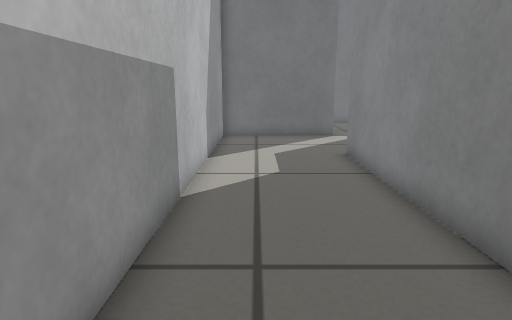
view 1 (above)

19 first-person views from a walk through a world built for the Gazebo simulator. The camera is 0.46 m above the floor, tilts 12° down and sees 75° across. The floor is counted in squares, 0.2 m on a side. Each view is taken from the middle of a square. On the plan, view 1 faces up. The plan holds only what a view shows up to about 19 squares ahead; the rest is blank.

view 2
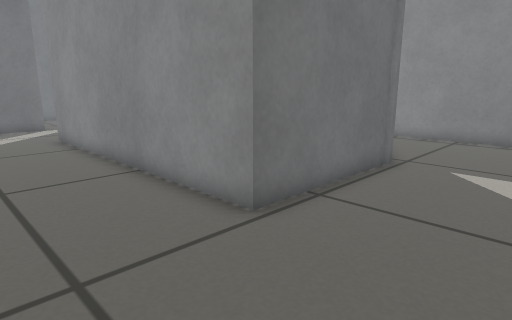

view 3
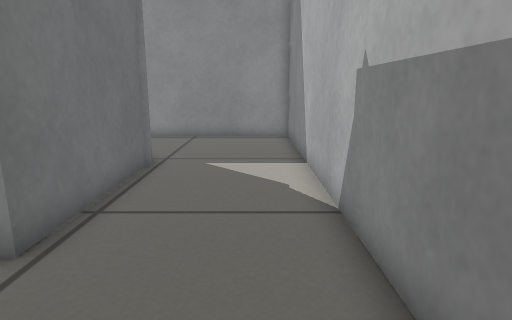

view 4
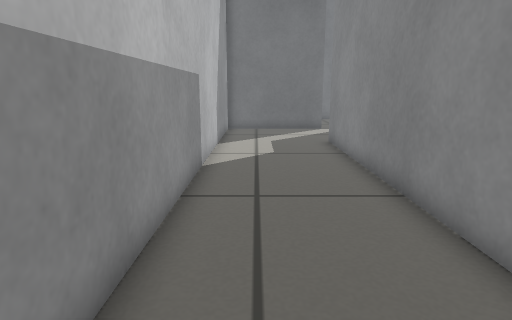

view 5
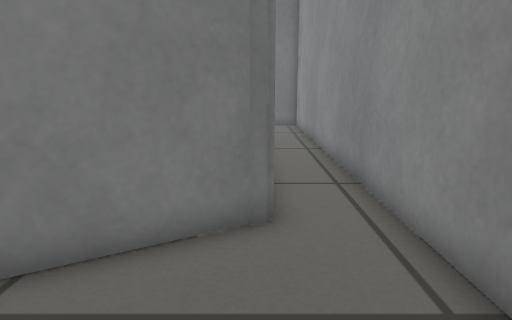

view 6
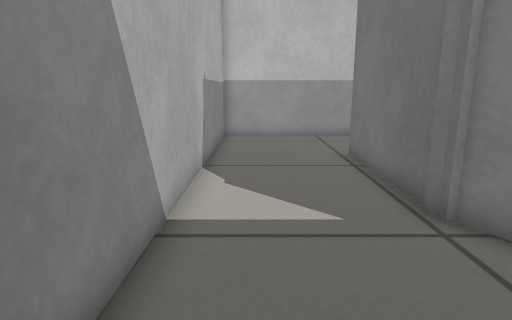

view 7
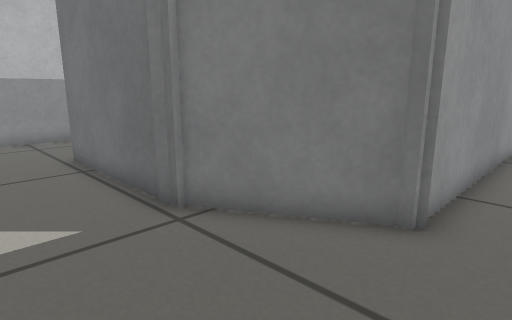

view 8
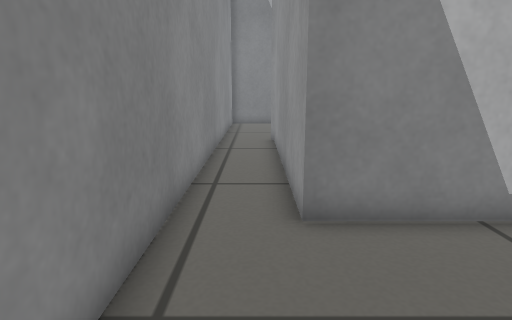

view 9
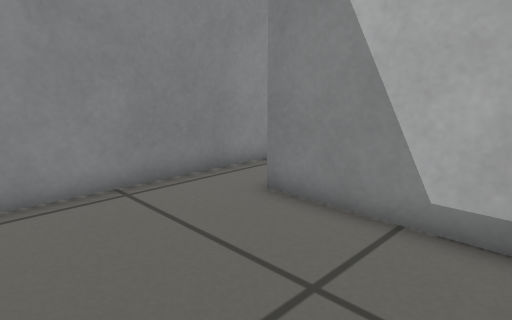

view 10
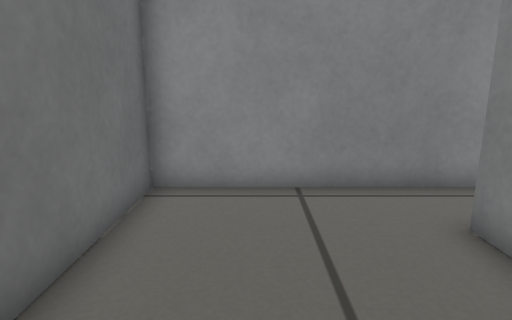

view 11
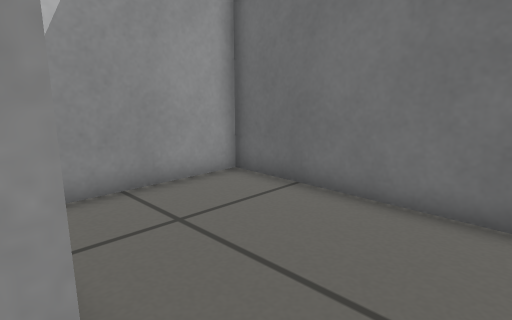

view 12
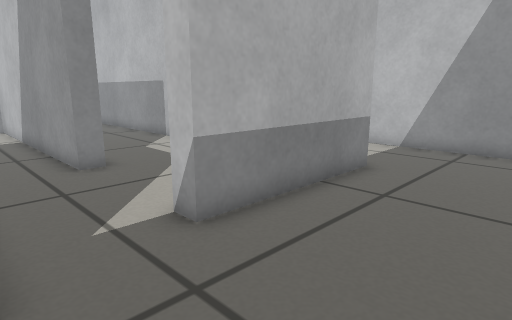

view 13
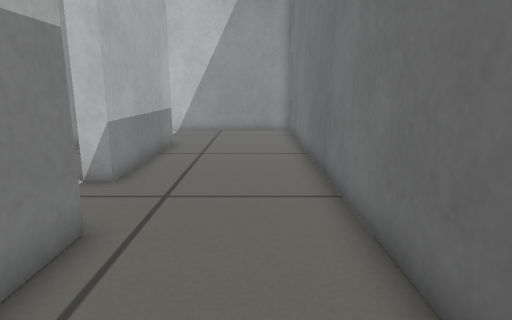

view 14
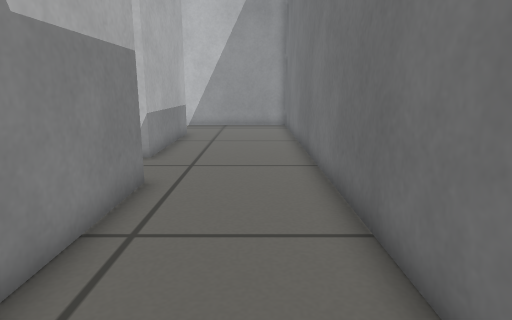

view 15
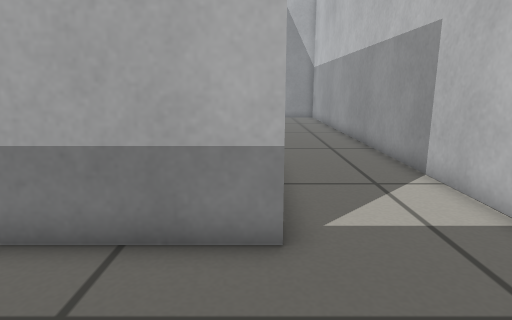

view 16
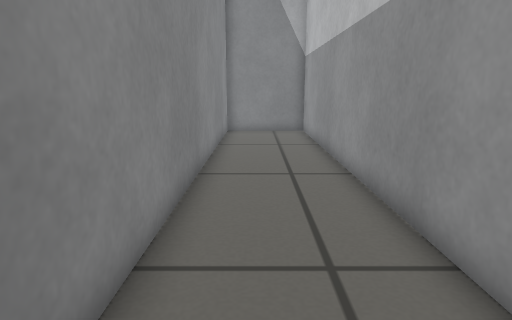

view 17
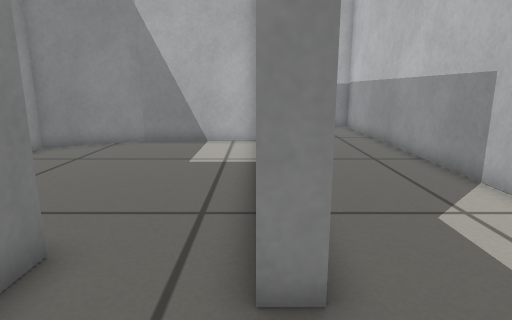

view 18
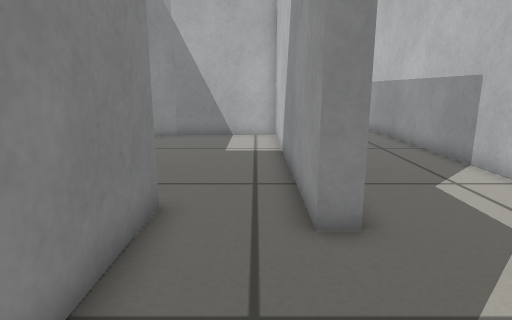

view 19
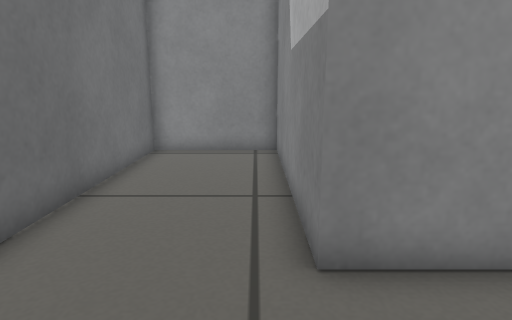

### Floor plan
Ten units are one square. View 1 is at (0, 0); x grows to the right and y downward. Boxes are objects, and circles mark ways between rooms. Rooms are numbered by the first view taken in them; rooms with no view inside come last. Other rooms are left out.
<svg viewBox="-72 -234 233 295">
<path fill="none" stroke="#000" d="M96 7 33 7 33 -118M134 -18 90 8M40 -166 -16 -166 -16 56 156 56 156 -115M132 -115 132 -19M85 -115 132 -115M156 -115 156 -175 77 -175 77 -128M-25 -174 40 -174 40 -166M69 -165 69 -182 156 -182 156 -229 -67 -229 -67 56 -24 56 -24 -112M33 -118 40 -118 40 -106M69 -106 69 -165M40 -106 40 -1 90 -1 124 -20 124 -28"/>
<circle cx="145" cy="-110" r="3" fill="#2a7"/>
<circle cx="30" cy="-140" r="3" fill="#2a7"/>
<circle cx="50" cy="-170" r="3" fill="#2a7"/>
<circle cx="55" cy="-110" r="3" fill="#2a7"/>
<text x="20" y="-30">1</text>
<text x="110" y="-150">2</text>
<text x="-30" y="-130">3</text>
<text x="50" y="-140">4</text>
<text x="80" y="-60">5</text>
</svg>
Room 1 opens to room 2. Room 1 opens to room 4. Room 3 opens to room 4. Room 4 opens to room 5.

Where each view was taken, in squares from view 1:
view 1: 0 up, 0 right, facing up
view 2: 5 down, 1 left, facing up-right
view 3: 4 down, 1 left, facing right
view 4: 3 down, 0 right, facing up
view 5: 4 down, 13 right, facing up
view 6: 4 down, 15 right, facing left
view 7: 4 down, 15 right, facing up-left
view 8: 17 up, 14 right, facing down
view 9: 17 up, 8 right, facing down-right
view 10: 15 up, 8 right, facing right
view 11: 11 up, 15 right, facing up-left
view 12: 22 up, 7 right, facing down-left
view 13: 21 up, 12 right, facing left
view 14: 21 up, 15 right, facing left
view 15: 22 up, 2 left, facing down
view 16: 13 up, 4 left, facing down
view 17: 15 up, 4 right, facing down
view 18: 17 up, 5 right, facing down
view 19: 19 up, 3 right, facing right
